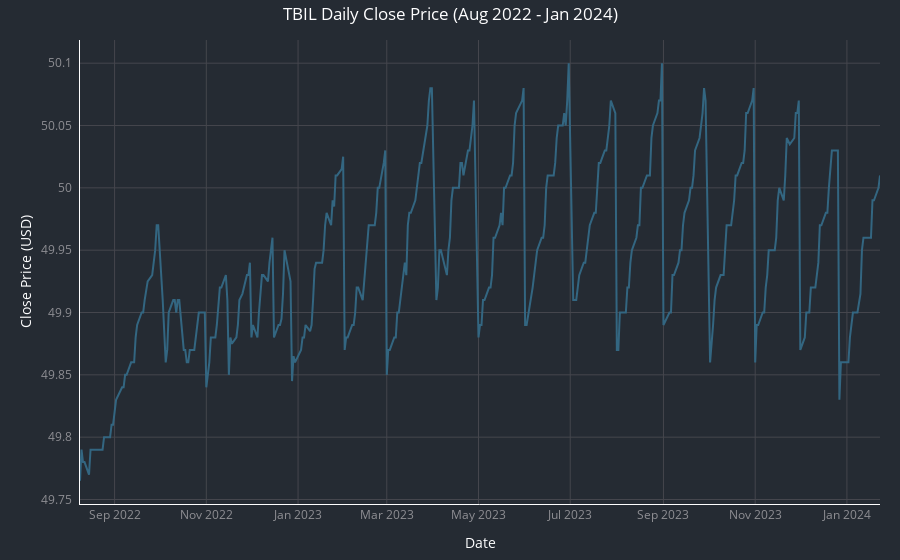

The cell this chart's notebook holds for it:
### Code cell
fig = go.Figure()
# Plot close prices
fig.add_trace(go.Scatter(x=tbil_df["Date"], y=tbil_df["Close"], mode="lines", name="Close Price (USD)"))
# Update layout
fig.update_layout(title="TBIL Daily Close Price (Aug 2022 - Jan 2024)",
                  xaxis_title="Date",
                  yaxis_title="Close Price (USD)"
)
# Set label formats for hovering on data points
fig.update_traces(
    hovertemplate="%{x:%Y/%M/%D}<br>GBX: %{y:,.2f}<extra></extra>",  # extra code removes trace name default
    line_color=palette["blue"]
)
# Show plot
format_plot(fig)
fig.show()

### Figure 1 — Plotly figure (JSON) as saved in the notebook; plotly's stock layout.template omitted (floating-point values rounded to 4 significant figures; data arrays with more than 128 entries replaced by an {"elided": "..."} marker saying what was removed)
{"data": [{"hovertemplate": "%{x:%Y/%M/%D}<br>GBX: %{y:,.2f}<extra></extra>", "line": {"color": "#336681"}, "mode": "lines", "name": "Close Price (USD)", "type": "scatter", "x": {"elided": "366 str values"}, "y": {"elided": "366 float values"}}], "layout": {"autosize": true, "legend": {"font": {"color": "#8f8f94"}}, "margin": {"b": 20, "l": 80, "r": 20, "t": 40}, "paper_bgcolor": "#252b33", "plot_bgcolor": "#252b33", "title": {"font": {"color": "#fefeff"}, "text": "TBIL Daily Close Price (Aug 2022 - Jan 2024)", "x": 0.5}, "xaxis": {"autorange": true, "categoryorder": "category ascending", "gridcolor": "#45464d", "linecolor": "#fefeff", "range": ["2022-08-09", "2024-01-23"], "tickfont": {"color": "#8f8f94"}, "title": {"font": {"color": "#fefeff"}, "text": "Date"}, "type": "date"}, "yaxis": {"autorange": true, "categoryorder": "category ascending", "gridcolor": "#45464d", "linecolor": "#fefeff", "range": [49.75, 50.12], "tickcolor": "#252b33", "tickfont": {"color": "#8f8f94"}, "ticklen": 5, "ticks": "outside", "title": {"font": {"color": "#fefeff"}, "standoff": 5, "text": "Close Price (USD)"}, "type": "linear"}}}
